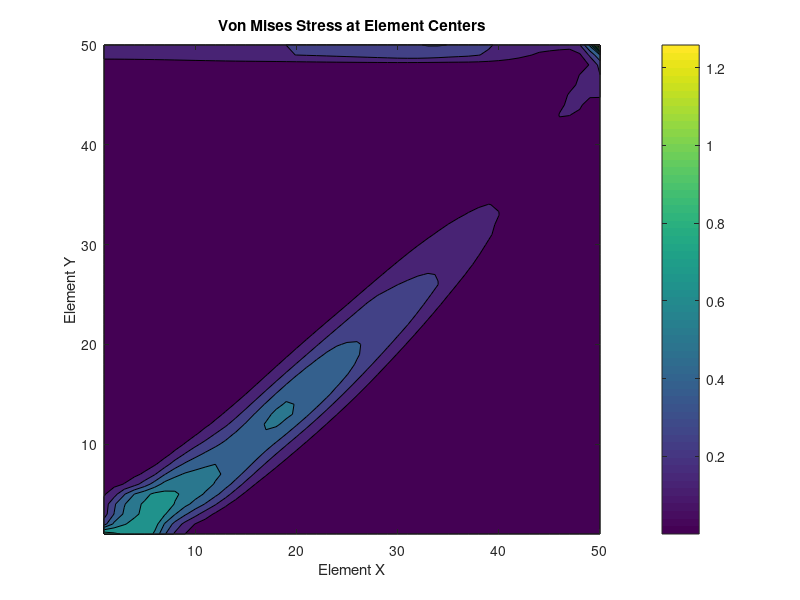
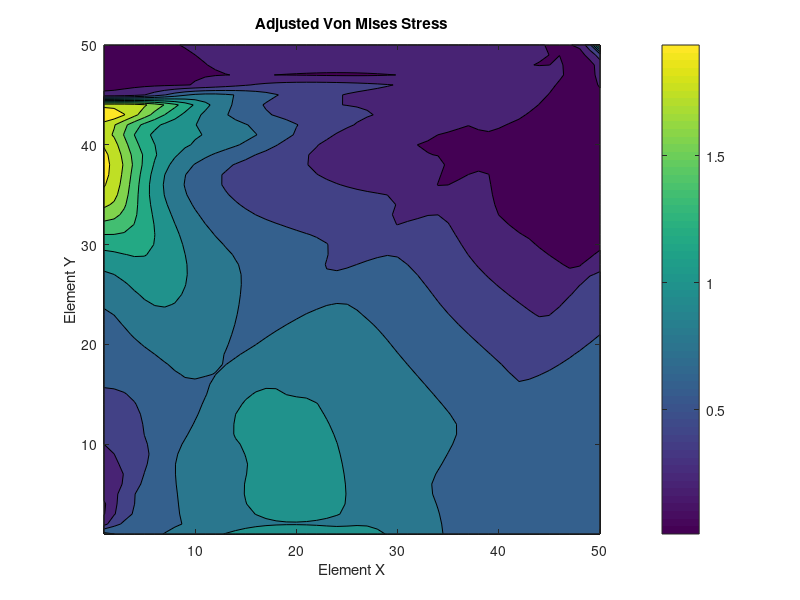
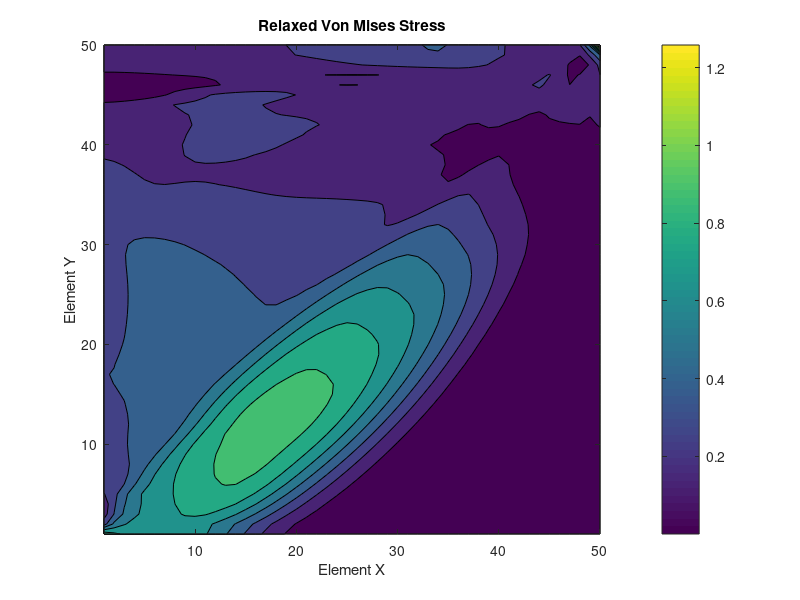

Here is the MATLAB script that generated these plots, in order:
% Load data from the MATLAB file
load('problem_set_06_data.mat');

% Define material properties (Young's modulus, yield strength, Poisson's ratio)
E = 70; % Young's modulus in Pa (70 GPa)
Sy = 325e6; % Yield strength in Pa (325 MPa)
nu = 0.3; % Poisson's ratio

% Define relaxation factor gamma and penal value
gamma = 0.2;
penal = 3;

% Determine the coordinates of element centers (assuming uniform grid)
nelx = size(dx, 2) - 1; % number of elements in X direction
nely = size(dy, 1) - 1; % Number of elements in Y direction

X = linspace(0.5, nelx-0.5, nelx);
Y = linspace(0.5, nely-0.5, nely);

% Initialize arrays to store von Mises stresses and their adjusted/relaxed versions
von_mises = zeros(nely, nelx);
adjusted_von_mises = zeros(nely, nelx);
relaxed_von_mises = zeros(nely, nelx);

% Calculate stress components and von Mises stresses at element centers
for i = 1:nely % Skip boundary elements
    for j = 1:nelx % Skip boundary elements
        x_e = [i-1, i, i, i-1];
        y_e = 1 .* [j-1, j-1, j, j];
        
        % Define displacement vector from precomputed tables
        d = [dx(i, j), dy(i, j), dx(i, j+1), dy(i, j+1), dx(i+1, j+1), dy(i+1, j+1), dx(i+1, j), dy(i+1, j)];

        % area of the element
        area = 1;

        % Calculate strain components using displacements and strain-displacement relationship
        D = (E * (rho(i, j)^penal) / (1 - nu^2)) * [1 nu 0; nu 1 0; 0 0 0.5 - 0.5 * nu];
        H = (1 / area) * [(Y(j) - y_e(4)), 0, -(Y(j) - y_e(4)), 0, (Y(j) - y_e(1)), 0, -(Y(j) - y_e(1)), 0;
            0, (X(i) - x_e(2)), 0, -(X(i) - x_e(1)), 0, (X(i) - x_e(1)), 0, -(X(i) - x_e(2));
            (X(i) - x_e(2)), (Y(j) - y_e(4)), -(X(i) - x_e(1)), -(Y(j) - y_e(4)), (X(i) - x_e(1)), (Y(j) - y_e(1)), -(X(i) - x_e(2)), -(Y(j) - y_e(1))];

        % Calculate strain components using displacements and strain-displacement relationship
        strain = H * d';
        stress = D * strain;

        % Calculate von Mises stress
        von_mises(i, j) = sqrt(stress(1)^2 - (stress(1) * stress(2)) + stress(2)^2 + (3 * stress(3)^2));
        
        % Calculate adjusted von Mises stress
        adjusted_von_mises(i, j) = von_mises(i, j) / ((rho(i, j))^penal);
        
        % Calculate relaxed von Mises stress
        relaxed_von_mises(i, j) = von_mises(i, j) / (((rho(i, j))^penal) * (1 - gamma + (gamma / rho(i, j))));
    end
end

% Plot contours of von Mises stress
figure(1);
contourf(von_mises);
colorbar;
title('Von Mises Stress at Element Centers');
xlabel('Element X');
ylabel('Element Y');

% Plot contours of von Mises stress
figure(2);
contourf(adjusted_von_mises);
colorbar;
title('Adjusted Von Mises Stress');
xlabel('Element X');
ylabel('Element Y');

% Plot contours of von Mises stress
figure(3);
contourf(relaxed_von_mises);
colorbar;
title('Relaxed Von Mises Stress');
xlabel('Element X');
ylabel('Element Y');
